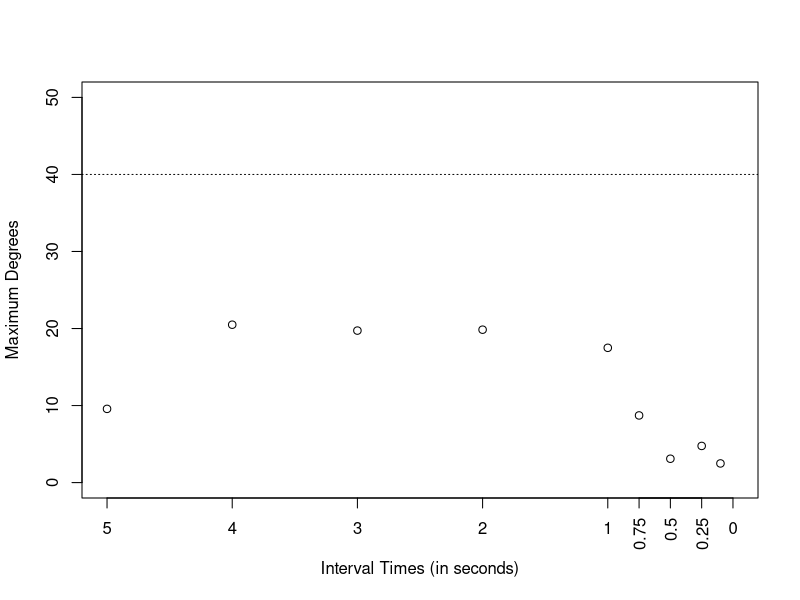

Write the R code that produced this figure.
# Set the working directory
setwd("/Users/mac/Desktop/Programming/COMP9596//DroneData")
require(splines) #thx @Chase for the notice

rad2deg <- function(rad) {(rad * 180) / (pi)}

# Read the data
data1 <- read.csv(file="freq1.csv", header=TRUE, sep=",")
data2 <- read.csv(file="freq2.csv", header=TRUE, sep=",")
data3 <- read.csv(file="freq3.csv", header=TRUE, sep=",")
data4 <- read.csv(file="freq4.csv", header=TRUE, sep=",")
data5 <- read.csv(file="freq5.csv", header=TRUE, sep=",")
data6 <- read.csv(file="freq6.csv", header=TRUE, sep=",")
data7 <- read.csv(file="freq7.csv", header=TRUE, sep=",")
data8 <- read.csv(file="freq8.csv", header=TRUE, sep=",")
data9 <- read.csv(file="freq9.csv", header=TRUE, sep=",")

data <- rbind(data1, data2, data3, data4, data5, data6, data7, data8, data9)

# Convert date column to Date object
data$Date <- as.POSIXct(data$Date)

# Extract the data from column name to plot
data.toPlot <- data[data$Battery > 5,]

# Calculate the difference of each time point to the first (in seconds)
data.toPlot$TimeDiff <- data.toPlot$Date - data.toPlot$Date[1]

# Since TimeDiff is a time/date object, convert it to a numeric and store this as an extra column in data frame
data.toPlot$TimeDiffValue <- as.numeric(data.toPlot$TimeDiff)

# Multiple current and voltage to get Power
data.toPlot$Power <- as.double(-(data.toPlot$Current/1000) * data.toPlot$Voltage/1000)

#Get Mangnitude of Velocity
data.toPlot$Velocity <- sqrt(data.toPlot$VelocityX^2 + data.toPlot$VelocityY^2 + data.toPlot$VelocityZ^2)
data.toPlot$Mean <- mean(data.toPlot$Power)
data.toPlot$TanDirection = rad2deg(atan(data.toPlot$VelocityY/data.toPlot$VelocityX))
is.nan.data.frame <- function(x)
  do.call(cbind, lapply(x, is.nan))

data.toPlot$TanDirection[is.nan(data.toPlot$TanDirection)] <- 90

data.toPlot$TanDirection[data.toPlot$TanDirection < 0] <- 180 + (data.toPlot$TanDirection[data.toPlot$TanDirection < 0])


t0 = data.toPlot[data.toPlot$Method == '5',]$TanDirection
t1 = data.toPlot[data.toPlot$Method == '4',]$TanDirection
t2 = data.toPlot[data.toPlot$Method == '3',]$TanDirection
t3 = data.toPlot[data.toPlot$Method == '2',]$TanDirection
t4 = data.toPlot[data.toPlot$Method == '1',]$TanDirection
t5 = data.toPlot[data.toPlot$Method == '0.75',]$TanDirection
t6 = data.toPlot[data.toPlot$Method == '0.5',]$TanDirection
t7 = data.toPlot[data.toPlot$Method == '0.25',]$TanDirection
t8 = data.toPlot[data.toPlot$Method == '0.1',]$TanDirection


r0 = max(t0) - min(t0)
r1 = max(t1) - min(t1)
r2 = max(t2) - min(t2)
r3 = max(t3) - min(t3)
r4 = max(t4) - min(t4)
r5 = max(t5) - min(t5)
r6 = max(t6) - min(t6)
r7 = max(t7) - min(t7)
r8 = max(t8) - min(t8)


#dY <- diff(data.toPlot$Velocity)/diff(data.toPlot$TimeDiffValue)  # the derivative of your function
#dX <- rowMeans(embed(data.toPlot$TimeDiffValue,2)) # centers the X values for plotting

ppi <- 200
#png(file=paste("10MS", ".png", sep=""), height=7*ppi, width=9*ppi, res=ppi)

#write.csv(data.toPlotFinal, file="FirstRev.csv")
y2 = c(r0, r1, r2, r3, r4, r5, r6, r7, r8)
x2 = c('5', '4', '3','2','1', '0.75', '0.5', '0.25', '0.1')

plot(y=y2, x=x2, xlim=c(5,0), type="p",col="black", lwd="1", ylab="Maximum Degrees", xlab="Interval Times (in seconds)", ylim=c(0, 50))
axis(1, at = seq(.25, .75, .25), labels = seq(.25, .75, .25), las=2)
abline(a=40, b=0, lty =3)

#plot(y=data.toPlot$TanDirection, x=data.toPlot$TimeDiffValue, xlim=c(3,0), type="p",col="black", lwd="1", ylab="Power (in Watts)", xlab="Time in Seconds")
#points(x=data.toPlot$TimeDiffValue[68], y=data.toPlot$Power[68], pch=1)
#points(x=data.toPlot$TimeDiffValue[98], y=data.toPlot$Power[98], pch=2)
#points(x=data.toPlot$TimeDiffValue[128], y=data.toPlot$Power[128], pch=3)
#points(x=data.toPlot$TimeDiffValue[158], y=data.toPlot$Power[158], pch=4)
#points(x=data.toPlot$TimeDiffValue[188], y=data.toPlot$Power[188], pch=5) 

#legend("topleft", legend=c("16 Degrees", "17 Degrees", "18 Degrees", "19 Degrees", "20 Degrees"), bty="n", pch=1:5, lty=1, lwd=1)

#dev.off()
